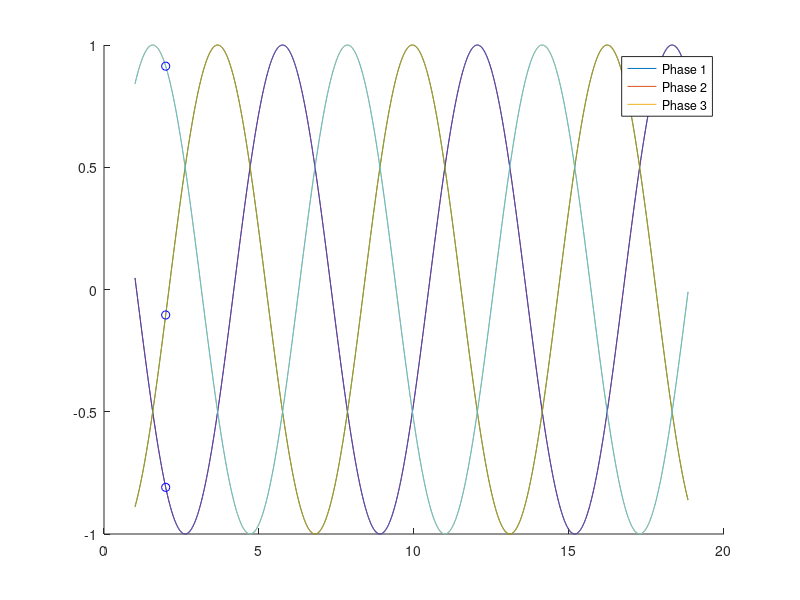
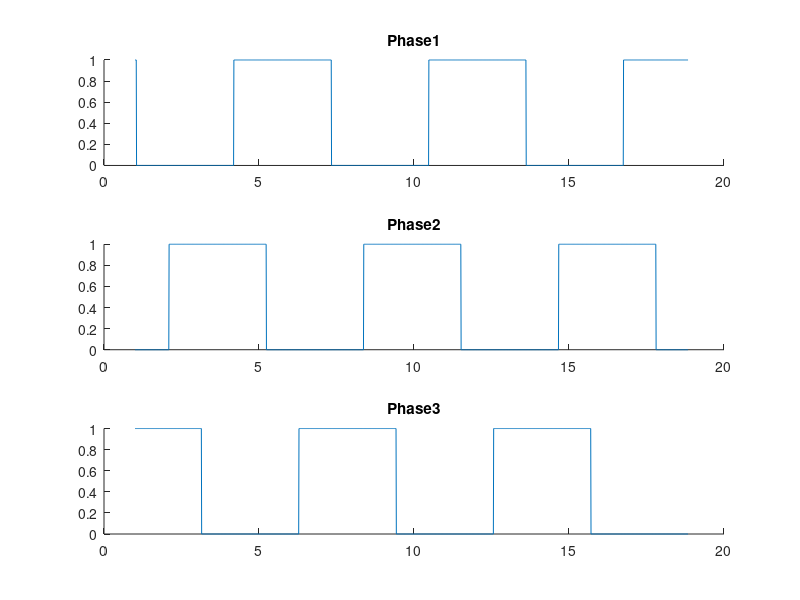
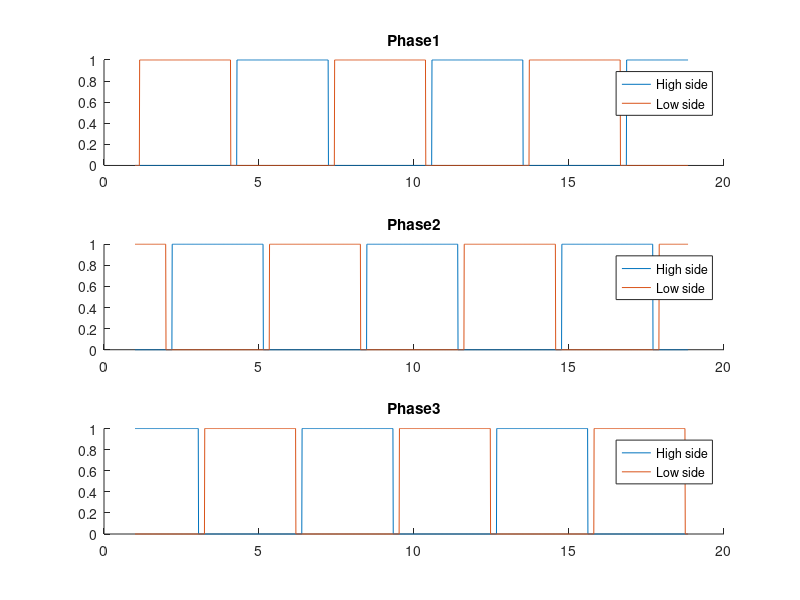

Source code (MATLAB) for these figures, in order:
clc, clear all, close all, format compact

freq = 1;
amp = 1;
phase = 2*pi/3;

cycles = 3;
time = 1:0.01:2*pi*cycles;

% Sinus's
phases = zeros(3,length(time));
for index = 1:length(time)
    % For each phase
    for p = 1:3
        phases(p,index) = amp*sin(time(index)+(phase*p));
    end
end

% Plot sinus
figure(1)
for p = 1:3
    hold on
    plot(time,phases(p,:))
end
legend('Phase 1','Phase 2','Phase 3')



% PWM's
pwms = zeros(3,length(time));
for index = 1:length(time)
    % For each phase
    for p = 1:3
        if phases(p ,index) > 0
            pwms(p, index) = 1; 
        else
            pwms(p, index) = 0;
        end
    end
end

% Plot PWMs
figure(2)
for p = 1:3
    subplot(3,1,p);
    hold on
    title(strcat('Phase ', num2str(p)));
    plot(time,pwms(p,:))
end



% PWM high and low side
h_th = 0.1;     % high threshold
l_th = -0.1;    % low threshold

h_pwms = zeros(3,length(time));
l_pwms = zeros(3,length(time));
for index = 1:length(time)
    % For each phase
    for p = 1:3
        % high side
        if phases(p ,index) > h_th 
            h_pwms(p, index) = 1; 
        else
            h_pwms(p, index) = 0;
        end
        % low side
        if phases(p ,index) < l_th 
            l_pwms(p, index) = 1; 
        else
            l_pwms(p, index) = 0;
        end
    end
end

figure(3)
for p = 1:3
    subplot(3,1,p);
    hold on
    title(strcat('Phase ', num2str(p)));
    plot(time,h_pwms(p,:))
    plot(time,l_pwms(p,:))
    legend('High side','Low side')
end

%% Calculate the third phase
clc, clear all, close all, format compact

freq = 1;
amp = 1;
phase = 2*pi/3;

cycles = 3;
time = 1:0.01:2*pi*cycles;

% Get the 2 first phases
phases = zeros(3,length(time));
for index = 1:length(time)
    for p = 1:2
        phases(p,index) = amp*sin(time(index)+(phase*p));
    end
end

% Calculate the third phase
for index = 1:length(time)
   phases(3, index) = -(phases(1,index)+phases(2,index)); 
end


% Plot phases
figure(1)
for p = 1:3
    hold on
    plot(time,phases(p,:))
end



for p = 1:3
    phases(p,100)
    scatter(time(100), phases(p,100), 'b');
end

legend('Phase 1','Phase 2','Phase 3')
    